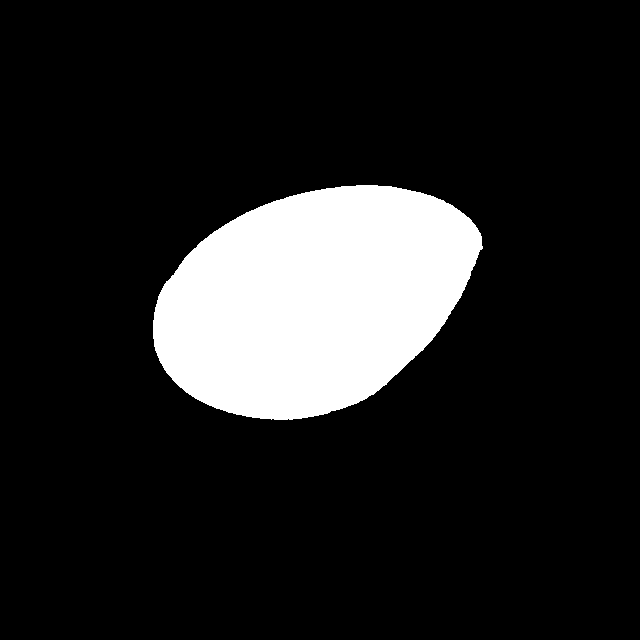
#> input picture outputs/sam_masks/1.png, 640 x 640 px
$ python -i classical.py   (imports and definitions only)
#> lines starting #> are read from the running program, lines starting #| are printed output that depends on the picture; after the words box and inside, x2 and y2 are one past the last pixel; in counts of white or black regions, pixels touching at a corner belong together
#> further down, picture is the input picture: shape (640, 640, 3); 13.8% white; 1 white region, box (x1, y1, x2, y2) and area: (153, 185, 483, 420) 56495
### scripts/common.py
"""Shared helpers: finding dataset images and measuring the shape and colour of a mask."""
import re
from pathlib import Path

import cv2
import numpy as np


# [4 lines left out: function image_number, not called in this run]


def dataset_images(data_dir="data/egg"):
    """All dataset images, sorted by their original number."""
    return sorted(Path(data_dir).glob("*/*/*.jpg"), key=image_number)


def mask_features(mask, image_bgr):
    """Numbers that describe one mask. Used to decide whether a mask is an egg.

    area_frac     share of the image the mask covers (0 to 1)
    brightness    mean HSV value inside the mask (0 to 255). Eggs are bright.
    saturation    mean HSV saturation inside the mask (0 to 255). Eggs are nearly colourless.
    solidity      mask area / convex hull area. 1.0 means no dents, like an egg.
    ellipse_fill  mask area / area of the ellipse fitted to its outline. About 1.0 for an egg.
    """
    mask = mask.astype(np.uint8)
    area = int(mask.sum())
    hsv = cv2.cvtColor(image_bgr, cv2.COLOR_BGR2HSV)
    inside = mask.astype(bool)

    contours, _ = cv2.findContours(mask, cv2.RETR_EXTERNAL, cv2.CHAIN_APPROX_NONE)
    largest = max(contours, key=cv2.contourArea)
    hull_area = cv2.contourArea(cv2.convexHull(largest))
    ellipse_area = 0.0
    if len(largest) >= 5:  # fitEllipse needs at least 5 points
        (_, _), (w, h), _ = cv2.fitEllipse(largest)
        ellipse_area = np.pi * w * h / 4

    return {
        "area_frac": area / mask.size,
        "brightness": float(hsv[..., 2][inside].mean()),
        "saturation": float(hsv[..., 1][inside].mean()),
        "solidity": area / hull_area if hull_area else 0.0,
        "ellipse_fill": area / ellipse_area if ellipse_area else 0.0,
    }

### scripts/classical.py
"""Task 2b: segment eggs with hand-written rules, no learning.

Each version is a function image_bgr -> bool mask. Versions are kept so every row of
docs/experiment_log.md can be re-run. Rules were tuned on the dev photos only (config/split.json).

Usage: python scripts/classical.py v1 [dev|eval]
    prints mean IoU against SAM's masks and writes outputs/classical/<version>_<side>.jpg,
    a sheet of the worst photos (our mask in red, SAM's in green, overlap in yellow).
"""
import sys
from pathlib import Path

import cv2
import numpy as np

from common import dataset_images, image_number, mask_features
from metrics import evaluate, sam_mask

OUT = Path("outputs/classical")


# [64 lines left out: functions largest_blob, v1, v2, candidate_blobs, v3, not called in this run]


def watershed_regions(image, bright_pct=80, max_saturation=60, canny=(30, 100), edge_thick=5,
                      seed_erode=11, background_pct=30, seed_mode="erode", distance_frac=0.7,
                      background_saturation=None):
    """Candidate regions from marker-based watershed. Found on dev to beat plain thresholding.

    1. Seeds: the brightest `bright_pct`-percent pixels that are also colourless, with Canny edge
       pixels removed so an egg and the surface it sits on start as separate seeds. Eroded so
       each seed is safely inside its object.
    2. Background seed: the darkest `background_pct` percent of pixels.
    3. Watershed grows every seed over the unknown pixels until the regions meet at edges.
    Returns one bool mask per seed region.
    """
    hsv = cv2.cvtColor(image, cv2.COLOR_BGR2HSV)
#> hsv: shape (640, 640, 3); mean H, S, V 0, 0, 35.2
    v = hsv[..., 2]
    gray = cv2.GaussianBlur(cv2.cvtColor(image, cv2.COLOR_BGR2GRAY), (5, 5), 0)
    edges = cv2.dilate(cv2.Canny(gray, *canny),
                       cv2.getStructuringElement(cv2.MORPH_ELLIPSE, (edge_thick, edge_thick)))
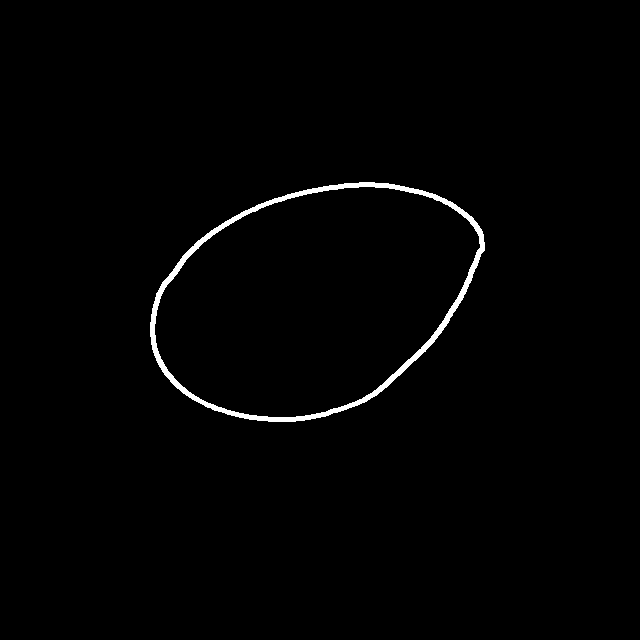
#> edges: shape (640, 640); 1.1% white; 1 white region, box (x1, y1, x2, y2) and area: (150, 182, 485, 422) 4599
    seeds = ((v >= np.percentile(v, bright_pct)) & (hsv[..., 1] <= max_saturation) & (edges == 0))
    k7 = cv2.getStructuringElement(cv2.MORPH_ELLIPSE, (7, 7))
    seeds = cv2.morphologyEx(cv2.morphologyEx(seeds.astype(np.uint8), cv2.MORPH_OPEN, k7), cv2.MORPH_CLOSE, k7)
    if seed_mode == "erode":
        seeds = cv2.erode(seeds, cv2.getStructuringElement(cv2.MORPH_ELLIPSE, (seed_erode, seed_erode)))
    else:
        # Distance-transform seeds: keep only the pixels deep inside each blob (at least
        # distance_frac of that blob's deepest point). A fat egg keeps a solid core; a thin bridge
        # leaking into the surface is never deep, so it is cut. Found on dev to recover 86/109
        # eggs against 76 for plain erosion.
        dist = cv2.distanceTransform(seeds, cv2.DIST_L2, 5)
        count, labels = cv2.connectedComponents(seeds)
#> count = 2
        core = np.zeros_like(seeds)
        for i in range(1, count):
            blob = labels == i
            core[blob & (dist >= distance_frac * dist[blob].max())] = 1
        seeds = core
    not_egg = v < np.percentile(v, background_pct)
    if background_saturation is not None:
        # Eggs are colourless, so strongly coloured pixels (pink bowl, skin, patterned cloth)
        # are certainly background. Marking them stops egg regions growing into them.
        not_egg |= hsv[..., 1] > background_saturation
    background = cv2.erode(not_egg.astype(np.uint8), cv2.getStructuringElement(cv2.MORPH_ELLIPSE, (15, 15)))
    count, markers = cv2.connectedComponents(seeds)
#> count = 2
    markers = markers + 1                      # object seeds become 2..count, background 1
    markers[background > 0] = 1
    markers[(seeds == 0) & (background == 0)] = 0   # 0 = unknown, to be flooded
    labels = cv2.watershed(image, markers.astype(np.int32))
    return [labels == i for i in range(2, count + 1)]


# [11 lines left out: function v4, not called in this run]


def smooth_region(region, kernel=15):
    """Close small gaps and keep the outer outline only, so ragged watershed edges do not spoil
    the shape measurements."""
    k = cv2.getStructuringElement(cv2.MORPH_ELLIPSE, (kernel, kernel))
    m = cv2.morphologyEx(region.astype(np.uint8), cv2.MORPH_CLOSE, k)
    contours, _ = cv2.findContours(m, cv2.RETR_EXTERNAL, cv2.CHAIN_APPROX_SIMPLE)
    out = np.zeros_like(m)
    if contours:
        cv2.drawContours(out, [max(contours, key=cv2.contourArea)], -1, 1, -1)
    return out > 0


# [27 lines left out: function v5, not called in this run]


def v6(image, **kw):
    """v5 with distance-transform seeds instead of eroded seeds."""
    return v5(image, seed_mode="distance", **kw)


def v7(image, background_saturation=80, **kw):
    """v6 plus: strongly coloured pixels count as background seeds."""
    return v5(image, seed_mode="distance", background_saturation=background_saturation, **kw)


def trim_leak(region, kernel=31):
    """A region that holds the egg plus a chunk of surface joined by a neck: a large opening cuts
    the neck and removes thin chunks but leaves a fat egg intact. Keep the biggest piece."""
    m = cv2.morphologyEx(region.astype(np.uint8), cv2.MORPH_OPEN,
                         cv2.getStructuringElement(cv2.MORPH_ELLIPSE, (kernel, kernel)))
    count, labels, stats, _ = cv2.connectedComponentsWithStats(m)
    if count <= 1:
        return None
    return labels == (1 + stats[1:, cv2.CC_STAT_AREA].argmax())


def v8(image, min_area=0.02, max_area=0.6, min_solidity=0.85, min_ellipse_fill=0.9,
       max_ellipse_fill=None, min_relative_size=0.25, max_overlap=0.5, trim_kernel=31, fallback=True,
       min_relative_brightness=None, bright_pct=85, max_saturation=80, background_saturation=60,
       return_regions=False, **ws):
    """Final classical pipeline.

    1. Watershed regions: bright, colourless, edge-cut seeds thinned by the distance transform;
       background seeds from dark or strongly coloured pixels.
    2. Each region is opened with a 31 px ellipse to cut leaks into the surface, then smoothed.
    3. Keep regions that are egg-sized and egg-shaped. Drop scraps and duplicates.
    4. Fallback: every photo in this dataset holds at least one egg, so if nothing passes, keep
       the single most egg-shaped region rather than return an empty mask.
    """
    candidates = []
    for region in watershed_regions(image, bright_pct=bright_pct, max_saturation=max_saturation,
                                    seed_mode="distance", background_saturation=background_saturation, **ws):
        if region.sum() < 50:
            continue
        region = trim_leak(region, trim_kernel) if trim_kernel else region
        if region is None or region.sum() < 50:
            continue
        region = smooth_region(region)
        f = mask_features(region, image)
        if min_area <= f["area_frac"] <= max_area:
            candidates.append((region, f))
#> this loop made 1 pass
#> (count in trim_leak, stats in trim_leak, area in mask_features, hull_area in mask_features, ellipse_area in mask_features, w in mask_features, h in mask_features) on pass 1: (2, [[0, 0, 640, 640, 2788], [1, 1, 638, 638, 406812]], 409400, 408193, 446428.4, 753.9, 753.9)
#> after the loop, candidates = []
    kept = [(r, f) for r, f in candidates if f["solidity"] >= min_solidity and f["ellipse_fill"] >= min_ellipse_fill
            and (max_ellipse_fill is None or f["ellipse_fill"] <= max_ellipse_fill)]
#> kept = []
    if not kept and fallback and candidates:
        kept = [max(candidates, key=lambda c: c[1]["solidity"] * c[1]["ellipse_fill"])]
    if kept and min_relative_brightness is not None:
        # Video rule: eggs are the brightest objects in the scene. Walls and reflections that pass
        # the shape rules are much darker than the eggs (measured 140 to 150 against 235).
        top = max(f["brightness"] for _, f in kept)
        kept = [(r, f) for r, f in kept if f["brightness"] >= min_relative_brightness * top]
    mask = np.zeros(image.shape[:2], bool)
    final = []
    if kept:
        biggest = max(r.sum() for r, _ in kept)
        for r, _ in sorted(kept, key=lambda c: -c[0].sum()):
            if r.sum() >= min_relative_size * biggest and all((r & k).sum() / r.sum() <= max_overlap for k in final):
                final.append(r)
                mask |= r
    return final if return_regions else mask


# Settings for the tracking video (Task 4), measured on sample frames. Eggs there cover about 1% of a
# 640x360 frame (photos: 4% to 20%), so the minimum area drops. A white wall corner passed the
# shape rules with ellipse fill 0.96 but brightness 150 against 235 for the eggs, hence the
# relative-brightness rule and the upper fill limit. The fallback is off because title cards hold
# no egg and must return nothing.
VIDEO_SETTINGS = dict(min_area=0.004, max_ellipse_fill=1.1, min_relative_brightness=0.85, fallback=False)


VERSIONS = {"v1": v1, "v2": v2, "v3": v3, "v4": v4, "v5": v5, "v6": v6, "v7": v7, "v8": v8}


# [27 lines left out: functions draw, main, not called in this run]


# [2 lines not run here, left out]

>>> import cv2
>>> picture = cv2.imread('../outputs/sam_masks/1.png')
>>> result = v8(picture)
#> result: shape (640, 640) bool; every value is 0

$ run again, on outputs/sam_masks/102.png
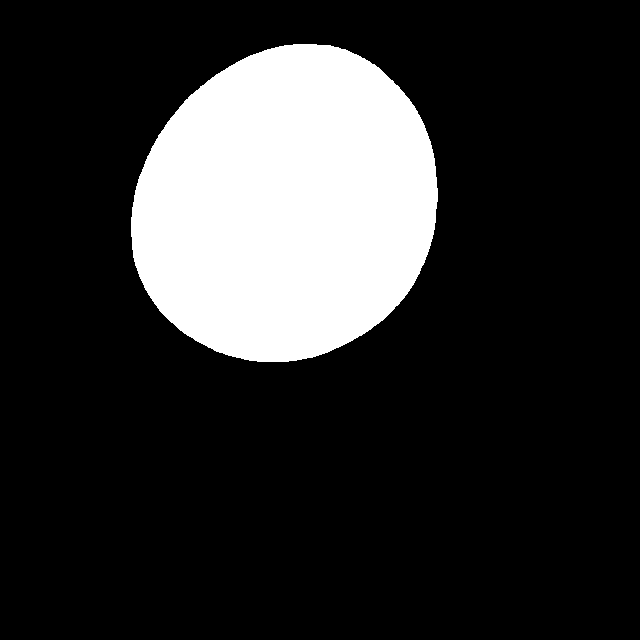
#> input picture outputs/sam_masks/102.png, 640 x 640 px
#> picture is the input picture: shape (640, 640, 3); 18.6% white; 1 white region, box (x1, y1, x2, y2) and area: (131, 44, 438, 362) 76092
#> hsv: shape (640, 640, 3); mean H, S, V 0, 0, 47.4
#> in watershed_regions, `edges = cv2.dilate(cv2.Canny(gray, *canny), cv2.getStructuringElement(..`:
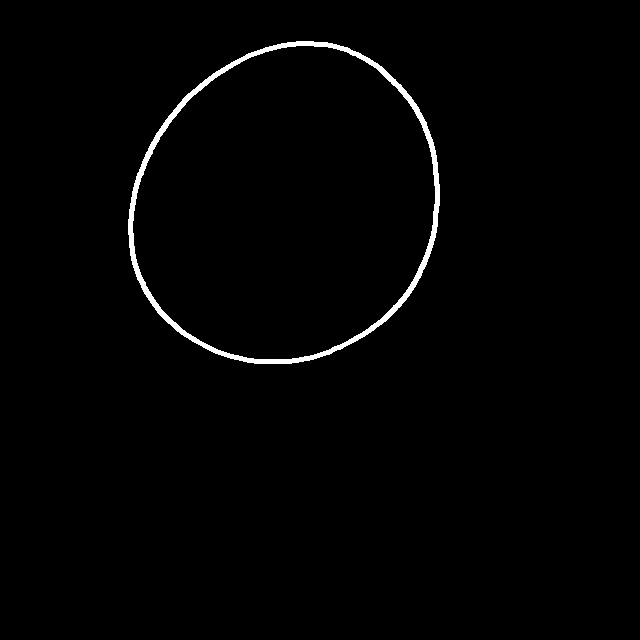
#> edges: shape (640, 640); 1.3% white; 1 white region, box (x1, y1, x2, y2) and area: (128, 41, 440, 364) 5140
#> in watershed_regions, `count, labels = cv2.connectedComponents(seeds)`: count = 2
#> the loop in v8, `for region in watershed_regions(image, bright_pct=bright_pct, max_satu..` made 1 pass
#> (count in trim_leak, stats in trim_leak, area in mask_features, hull_area in mask_features, ellipse_area in mask_features, w in mask_features, h in mask_features) on pass 1: (2, [[0, 0, 640, 640, 2788], [1, 1, 638, 638, 406812]], 409400, 408193, 446428.4, 753.9, 753.9)
#> after the loop in v8, `for region in watershed_regions(image, bright_pct=bright_pct, max_satu..`: candidates = []
#> result: shape (640, 640) bool; every value is 0

$ run again, on outputs/sam_masks/103.png
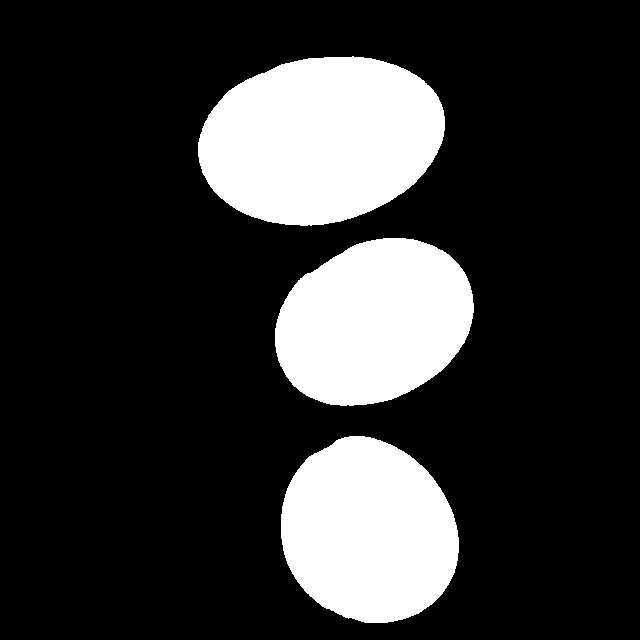
#> input picture outputs/sam_masks/103.png, 640 x 640 px
#> picture is the input picture: shape (640, 640, 3); 20.5% white; 3 white regions, box (x1, y1, x2, y2) and area: (198, 56, 445, 226) 32464, (281, 436, 459, 623) 25756, (275, 238, 474, 406) 25567
#> hsv: shape (640, 640, 3); mean H, S, V 0, 0, 52.2
#> in watershed_regions, `edges = cv2.dilate(cv2.Canny(gray, *canny), cv2.getStructuringElement(..`:
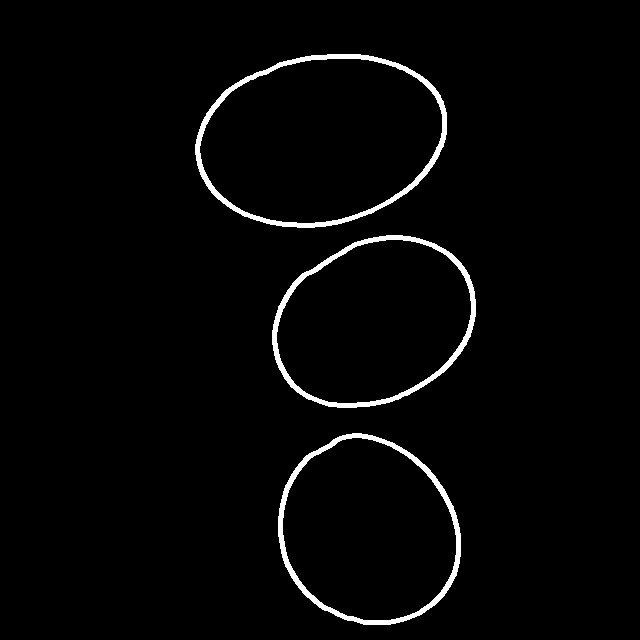
#> edges: shape (640, 640); 2.3% white; 3 white regions, box (x1, y1, x2, y2) and area: (195, 54, 447, 228) 3389, (272, 235, 476, 408) 2996, (278, 433, 461, 625) 2992
#> in watershed_regions, `count, labels = cv2.connectedComponents(seeds)`: count = 4
#> the loop in v8, `for region in watershed_regions(image, bright_pct=bright_pct, max_satu..` made 3 passes
#> (stats in trim_leak, area in mask_features, hull_area in mask_features, ellipse_area in mask_features, w in mask_features, h in mask_features) on passes 1 to 3: ([[0, 0, 640, 640, 377146], [198, 56, 247, 170, 32454]], 32454, 32371, 32174.3, 164.7, 248.7), ([[0, 0, 640, 640, 63740], [1, 1, 638, 638, 345860]], 381449, 408193, 435652.5, 719.7, 770.7), ([[0, 0, 640, 640, 383859], [281, 436, 178, 187, 25741]], 25742, 25657.5, 25526.3, 170.1, 191.1)
#> after the loop in v8, `for region in watershed_regions(image, bright_pct=bright_pct, max_satu..`: candidates = 2 items
#> biggest = 32454
#> the loop in v8, `for r, _ in sorted(kept, key=lambda c: -c[0].sum()):` made 2 passes
#> pass 2, in v8, `mask |= r`:
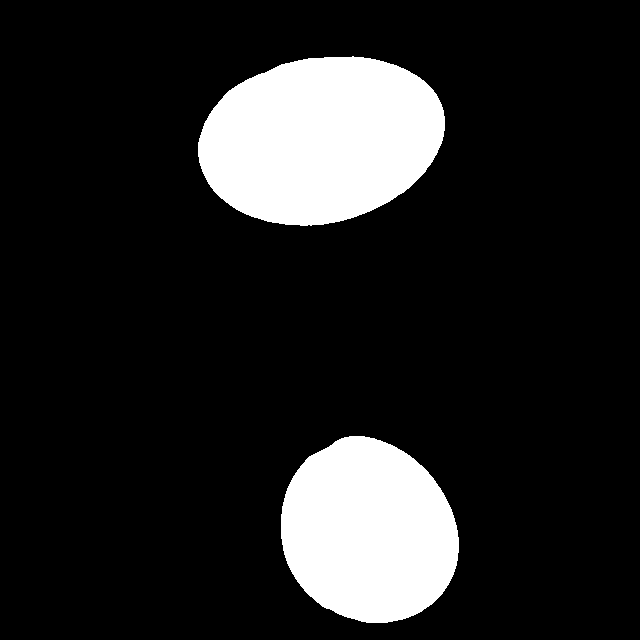
#> mask: shape (640, 640) bool; 14.2% white; 2 white regions, box (x1, y1, x2, y2) and area: (198, 56, 445, 226) 32454, (281, 436, 459, 623) 25742
#> after the loop in v8, `for r, _ in sorted(kept, key=lambda c: -c[0].sum()):`: final = 2 items
